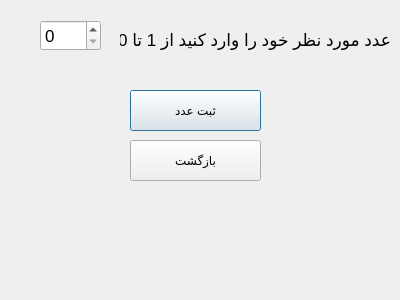
<?xml version="1.0" encoding="UTF-8"?>
<ui version="4.0">
 <class>Dialog</class>
 <widget class="QDialog" name="Dialog">
  <property name="geometry">
   <rect>
    <x>0</x>
    <y>0</y>
    <width>400</width>
    <height>300</height>
   </rect>
  </property>
  <property name="windowTitle">
   <string>Dialog</string>
  </property>
  <widget class="QLabel" name="label">
   <property name="geometry">
    <rect>
     <x>120</x>
     <y>10</y>
     <width>271</width>
     <height>61</height>
    </rect>
   </property>
   <property name="font">
    <font>
     <pointsize>13</pointsize>
    </font>
   </property>
   <property name="text">
    <string>عدد مورد نظر خود را وارد کنید از 1 تا 10:</string>
   </property>
  </widget>
  <widget class="QPushButton" name="save_btn">
   <property name="geometry">
    <rect>
     <x>130</x>
     <y>90</y>
     <width>131</width>
     <height>41</height>
    </rect>
   </property>
   <property name="text">
    <string>ثبت عدد</string>
   </property>
  </widget>
  <widget class="QSpinBox" name="number">
   <property name="geometry">
    <rect>
     <x>40</x>
     <y>20</y>
     <width>61</width>
     <height>31</height>
    </rect>
   </property>
   <property name="font">
    <font>
     <pointsize>13</pointsize>
    </font>
   </property>
  </widget>
  <widget class="QPushButton" name="back_btn">
   <property name="geometry">
    <rect>
     <x>130</x>
     <y>140</y>
     <width>131</width>
     <height>41</height>
    </rect>
   </property>
   <property name="text">
    <string>بازگشت</string>
   </property>
  </widget>
 </widget>
 <resources/>
 <connections/>
</ui>
